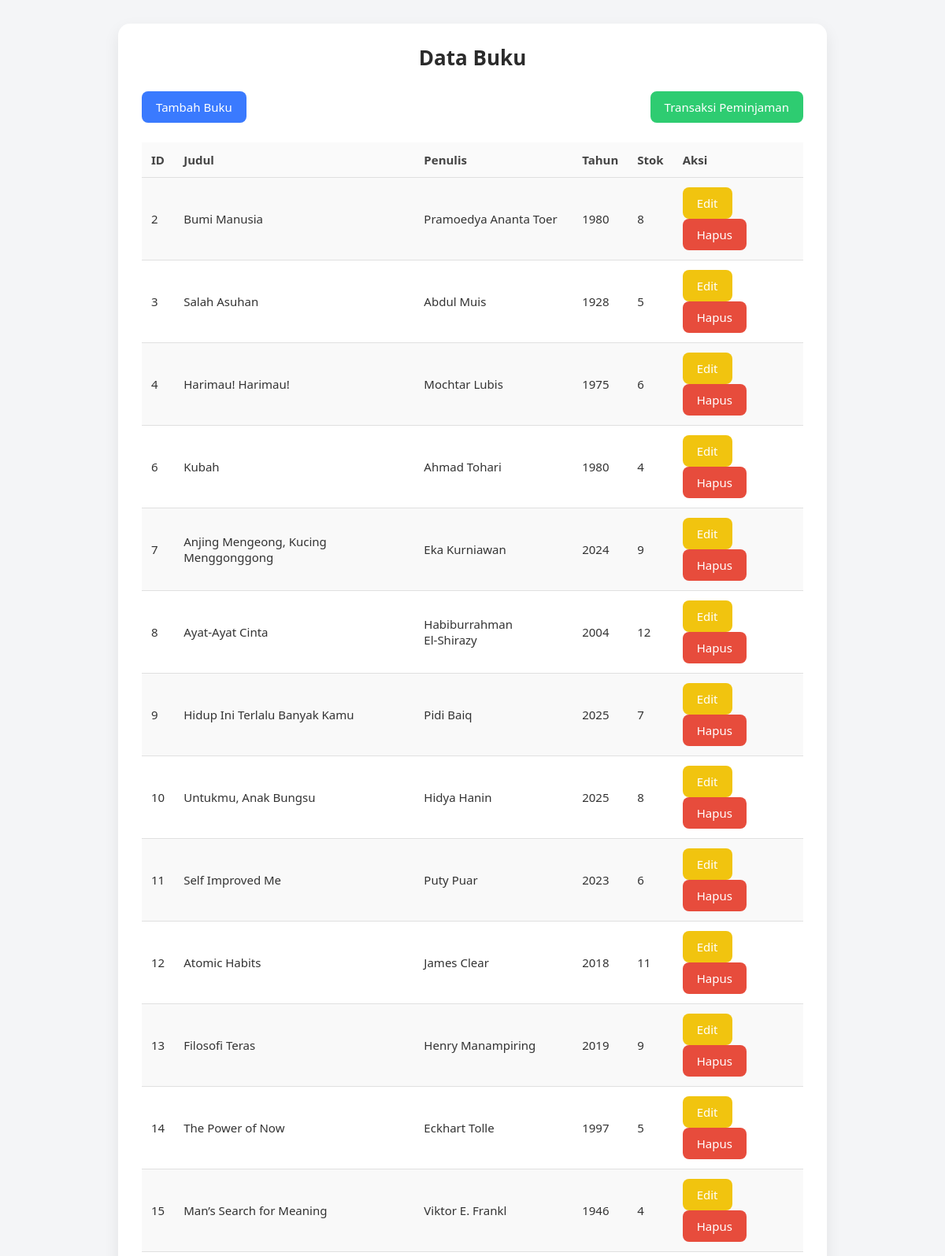
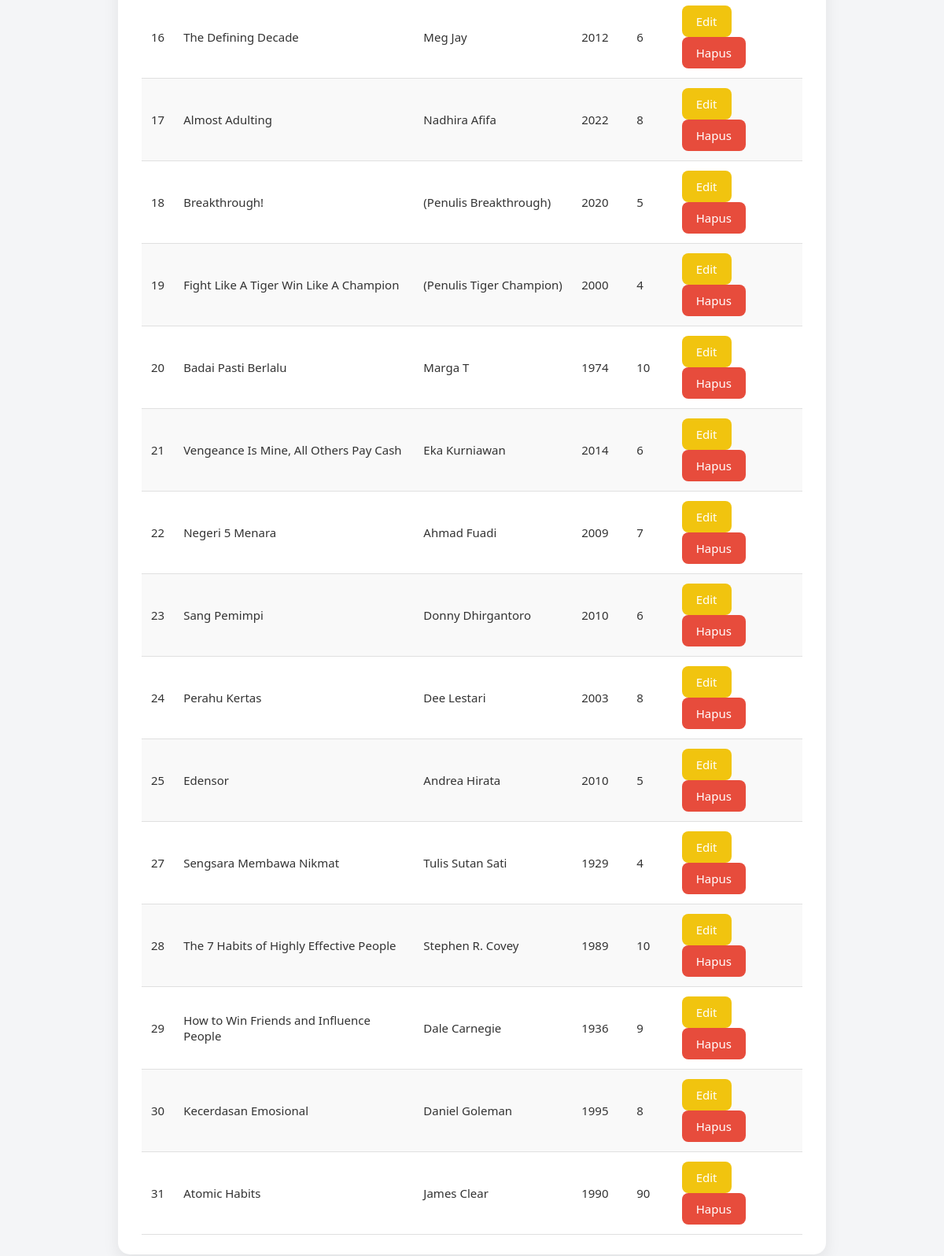
The page / on the database its author committed (2 pictures, top to bottom).
### tables this page shows
CREATE TABLE `buku` (
  `id` int(11) NOT NULL,
  `judul` varchar(255) DEFAULT NULL,
  `penulis` varchar(255) DEFAULT NULL,
  `tahun` int(11) DEFAULT NULL,
  `stok` int(11) DEFAULT NULL
);

### index.php (the view, shortened to what this page needs)
<?php include 'config.php'; ?>
<!DOCTYPE html>
<html lang="id">
<head>
</head>
<body>
<div class="container">
    <h2>Data Buku</h2>
    <div class="top-actions">
        <a href="tambah_buku.php" class="btn primary">Tambah Buku</a>
        <a href="peminjaman.php" class="btn success">Transaksi Peminjaman</a>
    </div>
    <table class="tabel-buku">
        <tr>
            <th>ID</th>
            <th>Judul</th>
            <th>Penulis</th>
            <th>Tahun</th>
            <th>Stok</th>
            <th>Aksi</th>
        </tr>
        <?php
        $data = mysqli_query($koneksi, "SELECT * FROM buku");
        while($d = mysqli_fetch_assoc($data)){
        ?>
        <tr>
            <td><?= $d['id'] ?></td>
            <td><?= $d['judul'] ?></td>
            <td><?= $d['penulis'] ?></td>
            <td><?= $d['tahun'] ?></td>
            <td><?= $d['stok'] ?></td>
            <td>
                <a class="btn warning" href="edit_buku.php?id=<?= $d['id'] ?>">Edit</a>
                <a class="btn danger" href="hapus_buku.php?id=<?= $d['id'] ?>">Hapus</a>
            </td>
        </tr>
        <?php } ?>
    </table>
</div>
</body>
</html>

### index.php (style rules this page uses)
* { margin: 0; padding: 0; box-sizing: border-box; font-family: "Segoe UI", sans-serif; }
body { background: #f4f5f7; color: #333; padding: 30px; }
.container { max-width: 900px; margin: auto; background: #fff; padding: 25px 30px; border-radius: 15px; box-shadow: 0 8px 20px rgba(0,0,0,0.08); overflow-x: auto; }
h2 { font-size: 26px; font-weight: 600; margin-bottom: 25px; color: #2b2b2b; text-align: center; }
.top-actions { display: flex; justify-content: space-between; margin-bottom: 25px; flex-wrap: wrap; gap: 10px; }
.btn { padding: 10px 18px; font-size: 15px; text-decoration: none; border-radius: 8px; transition: 0.2s; display: inline-block; text-align: center; }
.primary { background: #3A7AFE; color: #fff; }
.success { background: #2ECC71; color: #fff; }
.warning { background: #F1C40F; color: #fff; }
.danger { background: #E74C3C; color: #fff; }
table.tabel-buku { width: 100%; border-collapse: collapse; margin-top: 10px; min-width: 700px; }
.tabel-buku th, .tabel-buku td { border-bottom: 1px solid #e0e0e0; padding: 12px; text-align: left; font-size: 15px; }
.tabel-buku th { background: #fafafa; font-weight: 600; color: #444; }
.tabel-buku tr:nth-child(even) { background: #f9f9f9; }

### rows shown on the page
buku: id "2", judul "Bumi Manusia", penulis "Pramoedya Ananta Toer", tahun "1980", stok "8"
buku: id "3", judul "Salah Asuhan", penulis "Abdul Muis", tahun "1928", stok "5"
buku: id "4", judul "Harimau! Harimau!", penulis "Mochtar Lubis", tahun "1975", stok "6"
buku: id "6", judul "Kubah", penulis "Ahmad Tohari", tahun "1980", stok "4"
buku: id "7", judul "Anjing Mengeong, Kucing Menggonggong", penulis "Eka Kurniawan", tahun "2024", stok "9"
buku: id "8", judul "Ayat-Ayat Cinta", penulis "Habiburrahman El‑Shirazy", tahun "2004", stok "12"
buku: id "9", judul "Hidup Ini Terlalu Banyak Kamu", penulis "Pidi Baiq", tahun "2025", stok "7"
buku: id "10", judul "Untukmu, Anak Bungsu", penulis "Hidya Hanin", tahun "2025", stok "8"
buku: id "11", judul "Self Improved Me", penulis "Puty Puar", tahun "2023", stok "6"
buku: id "12", judul "Atomic Habits", penulis "James Clear", tahun "2018", stok "11"
buku: id "13", judul "Filosofi Teras", penulis "Henry Manampiring", tahun "2019", stok "9"
buku: id "14", judul "The Power of Now", penulis "Eckhart Tolle", tahun "1997", stok "5"
buku: id "15", judul "Man’s Search for Meaning", penulis "Viktor E. Frankl", tahun "1946", stok "4"
buku: id "16", judul "The Defining Decade", penulis "Meg Jay", tahun "2012", stok "6"
buku: id "17", judul "Almost Adulting", penulis "Nadhira Afifa", tahun "2022", stok "8"
buku: id "18", judul "Breakthrough!", penulis "(Penulis Breakthrough)", tahun "2020", stok "5"
buku: id "19", judul "Fight Like A Tiger Win Like A Champion", penulis "(Penulis Tiger Champion)", tahun "2000", stok "4"
buku: id "20", judul "Badai Pasti Berlalu", penulis "Marga T", tahun "1974", stok "10"
buku: id "21", judul "Vengeance Is Mine, All Others Pay Cash", penulis "Eka Kurniawan", tahun "2014", stok "6"
buku: id "22", judul "Negeri 5 Menara", penulis "Ahmad Fuadi", tahun "2009", stok "7"
buku: id "23", judul "Sang Pemimpi", penulis "Donny Dhirgantoro", tahun "2010", stok "6"
buku: id "24", judul "Perahu Kertas", penulis "Dee Lestari", tahun "2003", stok "8"
buku: id "25", judul "Edensor", penulis "Andrea Hirata", tahun "2010", stok "5"
buku: id "27", judul "Sengsara Membawa Nikmat", penulis "Tulis Sutan Sati", tahun "1929", stok "4"
buku: id "28", judul "The 7 Habits of Highly Effective People", penulis "Stephen R. Covey", tahun "1989", stok "10"
buku: id "29", judul "How to Win Friends and Influence People", penulis "Dale Carnegie", tahun "1936", stok "9"
buku: id "30", judul "Kecerdasan Emosional", penulis "Daniel Goleman", tahun "1995", stok "8"
buku: id "31", judul "Atomic Habits", penulis "James Clear", tahun "1990", stok "90"
